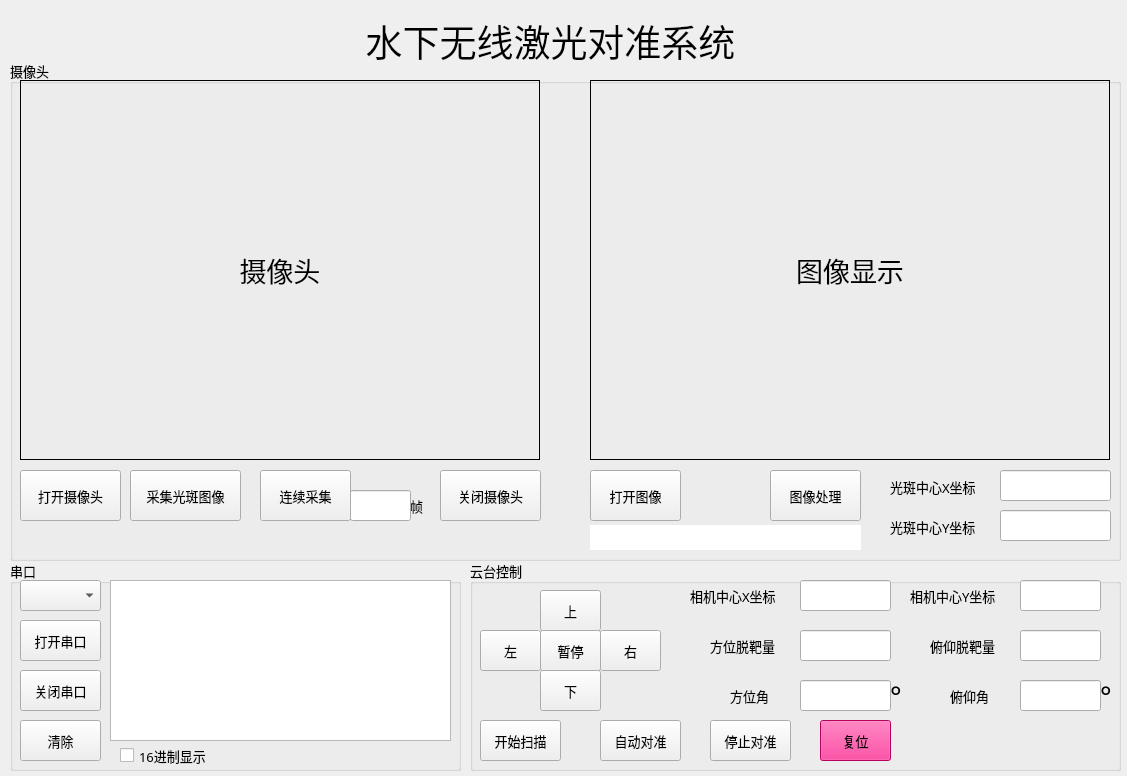
<?xml version="1.0" encoding="UTF-8"?>
<ui version="4.0">
 <class>MainWindow</class>
 <widget class="QMainWindow" name="MainWindow">
  <property name="geometry">
   <rect>
    <x>0</x>
    <y>0</y>
    <width>1127</width>
    <height>776</height>
   </rect>
  </property>
  <property name="windowTitle">
   <string>MainWindow</string>
  </property>
  <widget class="QWidget" name="centralwidget">
   <widget class="QLabel" name="title_label">
    <property name="geometry">
     <rect>
      <x>300</x>
      <y>-10</y>
      <width>501</width>
      <height>101</height>
     </rect>
    </property>
    <property name="font">
     <font>
      <family>黑体</family>
      <pointsize>28</pointsize>
     </font>
    </property>
    <property name="frameShape">
     <enum>QFrame::NoFrame</enum>
    </property>
    <property name="text">
     <string>水下无线激光对准系统</string>
    </property>
    <property name="alignment">
     <set>Qt::AlignCenter</set>
    </property>
   </widget>
   <widget class="QGroupBox" name="groupBox_2">
    <property name="geometry">
     <rect>
      <x>10</x>
      <y>60</y>
      <width>1111</width>
      <height>501</height>
     </rect>
    </property>
    <property name="font">
     <font>
      <family>黑体</family>
      <pointsize>10</pointsize>
     </font>
    </property>
    <property name="title">
     <string>摄像头</string>
    </property>
    <widget class="QLabel" name="camer_show">
     <property name="geometry">
      <rect>
       <x>10</x>
       <y>20</y>
       <width>520</width>
       <height>380</height>
      </rect>
     </property>
     <property name="font">
      <font>
       <family>黑体</family>
       <pointsize>20</pointsize>
      </font>
     </property>
     <property name="frameShape">
      <enum>QFrame::Box</enum>
     </property>
     <property name="text">
      <string>摄像头</string>
     </property>
     <property name="alignment">
      <set>Qt::AlignCenter</set>
     </property>
    </widget>
    <widget class="QLabel" name="camer_show_2">
     <property name="geometry">
      <rect>
       <x>580</x>
       <y>20</y>
       <width>520</width>
       <height>380</height>
      </rect>
     </property>
     <property name="font">
      <font>
       <family>黑体</family>
       <pointsize>20</pointsize>
      </font>
     </property>
     <property name="frameShape">
      <enum>QFrame::Box</enum>
     </property>
     <property name="text">
      <string>图像显示</string>
     </property>
     <property name="alignment">
      <set>Qt::AlignCenter</set>
     </property>
    </widget>
    <widget class="QLineEdit" name="x_coordinate">
     <property name="enabled">
      <bool>true</bool>
     </property>
     <property name="geometry">
      <rect>
       <x>990</x>
       <y>410</y>
       <width>111</width>
       <height>31</height>
      </rect>
     </property>
     <property name="font">
      <font>
       <family>黑体</family>
       <pointsize>10</pointsize>
      </font>
     </property>
     <property name="text">
      <string/>
     </property>
     <property name="echoMode">
      <enum>QLineEdit::Normal</enum>
     </property>
     <property name="alignment">
      <set>Qt::AlignCenter</set>
     </property>
     <property name="readOnly">
      <bool>true</bool>
     </property>
    </widget>
    <widget class="QPushButton" name="open_image_button">
     <property name="geometry">
      <rect>
       <x>580</x>
       <y>410</y>
       <width>91</width>
       <height>51</height>
      </rect>
     </property>
     <property name="font">
      <font>
       <family>黑体</family>
       <pointsize>10</pointsize>
      </font>
     </property>
     <property name="text">
      <string>打开图像</string>
     </property>
    </widget>
    <widget class="QPushButton" name="collect_photo_button">
     <property name="geometry">
      <rect>
       <x>120</x>
       <y>410</y>
       <width>111</width>
       <height>51</height>
      </rect>
     </property>
     <property name="font">
      <font>
       <family>黑体</family>
       <pointsize>10</pointsize>
      </font>
     </property>
     <property name="text">
      <string>采集光斑图像</string>
     </property>
    </widget>
    <widget class="QLabel" name="label_11">
     <property name="geometry">
      <rect>
       <x>880</x>
       <y>406</y>
       <width>141</width>
       <height>41</height>
      </rect>
     </property>
     <property name="font">
      <font>
       <family>黑体</family>
       <pointsize>10</pointsize>
      </font>
     </property>
     <property name="text">
      <string>光斑中心X坐标</string>
     </property>
    </widget>
    <widget class="QPushButton" name="image_process_button">
     <property name="geometry">
      <rect>
       <x>760</x>
       <y>410</y>
       <width>91</width>
       <height>51</height>
      </rect>
     </property>
     <property name="font">
      <font>
       <family>黑体</family>
       <pointsize>10</pointsize>
      </font>
     </property>
     <property name="text">
      <string>图像处理</string>
     </property>
    </widget>
    <widget class="QPushButton" name="close_camer_button">
     <property name="geometry">
      <rect>
       <x>430</x>
       <y>410</y>
       <width>101</width>
       <height>51</height>
      </rect>
     </property>
     <property name="font">
      <font>
       <family>黑体</family>
       <pointsize>10</pointsize>
      </font>
     </property>
     <property name="text">
      <string>关闭摄像头</string>
     </property>
    </widget>
    <widget class="QPushButton" name="continuous_collect_button">
     <property name="geometry">
      <rect>
       <x>250</x>
       <y>410</y>
       <width>91</width>
       <height>51</height>
      </rect>
     </property>
     <property name="font">
      <font>
       <family>黑体</family>
       <pointsize>10</pointsize>
      </font>
     </property>
     <property name="text">
      <string>连续采集</string>
     </property>
    </widget>
    <widget class="QLabel" name="label">
     <property name="geometry">
      <rect>
       <x>400</x>
       <y>430</y>
       <width>30</width>
       <height>31</height>
      </rect>
     </property>
     <property name="font">
      <font>
       <family>黑体</family>
       <pointsize>10</pointsize>
      </font>
     </property>
     <property name="text">
      <string>帧</string>
     </property>
    </widget>
    <widget class="QLabel" name="label_12">
     <property name="geometry">
      <rect>
       <x>880</x>
       <y>446</y>
       <width>151</width>
       <height>41</height>
      </rect>
     </property>
     <property name="font">
      <font>
       <family>黑体</family>
       <pointsize>10</pointsize>
      </font>
     </property>
     <property name="text">
      <string>光斑中心Y坐标</string>
     </property>
    </widget>
    <widget class="QLineEdit" name="y_coordinate">
     <property name="enabled">
      <bool>true</bool>
     </property>
     <property name="geometry">
      <rect>
       <x>990</x>
       <y>450</y>
       <width>111</width>
       <height>31</height>
      </rect>
     </property>
     <property name="font">
      <font>
       <family>黑体</family>
       <pointsize>10</pointsize>
      </font>
     </property>
     <property name="alignment">
      <set>Qt::AlignCenter</set>
     </property>
     <property name="readOnly">
      <bool>true</bool>
     </property>
    </widget>
    <widget class="QPushButton" name="open_camer_button">
     <property name="geometry">
      <rect>
       <x>10</x>
       <y>410</y>
       <width>101</width>
       <height>51</height>
      </rect>
     </property>
     <property name="font">
      <font>
       <family>黑体</family>
       <pointsize>10</pointsize>
      </font>
     </property>
     <property name="text">
      <string>打开摄像头</string>
     </property>
    </widget>
    <widget class="QLineEdit" name="frame_num">
     <property name="geometry">
      <rect>
       <x>340</x>
       <y>430</y>
       <width>61</width>
       <height>31</height>
      </rect>
     </property>
     <property name="font">
      <font>
       <family>黑体</family>
       <pointsize>10</pointsize>
      </font>
     </property>
    </widget>
    <widget class="QLineEdit" name="image_path">
     <property name="enabled">
      <bool>true</bool>
     </property>
     <property name="geometry">
      <rect>
       <x>580</x>
       <y>465</y>
       <width>271</width>
       <height>25</height>
      </rect>
     </property>
     <property name="font">
      <font>
       <family>黑体</family>
       <pointsize>10</pointsize>
      </font>
     </property>
     <property name="text">
      <string/>
     </property>
     <property name="frame">
      <bool>false</bool>
     </property>
     <property name="echoMode">
      <enum>QLineEdit::Normal</enum>
     </property>
     <property name="readOnly">
      <bool>true</bool>
     </property>
    </widget>
   </widget>
   <widget class="QGroupBox" name="groupBox_3">
    <property name="geometry">
     <rect>
      <x>470</x>
      <y>560</y>
      <width>651</width>
      <height>211</height>
     </rect>
    </property>
    <property name="font">
     <font>
      <family>黑体</family>
      <pointsize>10</pointsize>
     </font>
    </property>
    <property name="layoutDirection">
     <enum>Qt::LeftToRight</enum>
    </property>
    <property name="title">
     <string>云台控制</string>
    </property>
    <widget class="QPushButton" name="down">
     <property name="geometry">
      <rect>
       <x>70</x>
       <y>110</y>
       <width>61</width>
       <height>41</height>
      </rect>
     </property>
     <property name="font">
      <font>
       <family>黑体</family>
       <pointsize>10</pointsize>
      </font>
     </property>
     <property name="text">
      <string>下</string>
     </property>
    </widget>
    <widget class="QPushButton" name="left">
     <property name="geometry">
      <rect>
       <x>10</x>
       <y>70</y>
       <width>61</width>
       <height>41</height>
      </rect>
     </property>
     <property name="font">
      <font>
       <family>黑体</family>
       <pointsize>10</pointsize>
      </font>
     </property>
     <property name="text">
      <string>左</string>
     </property>
    </widget>
    <widget class="QPushButton" name="right">
     <property name="geometry">
      <rect>
       <x>130</x>
       <y>70</y>
       <width>61</width>
       <height>41</height>
      </rect>
     </property>
     <property name="font">
      <font>
       <family>黑体</family>
       <pointsize>10</pointsize>
      </font>
     </property>
     <property name="text">
      <string>右</string>
     </property>
    </widget>
    <widget class="QPushButton" name="up">
     <property name="geometry">
      <rect>
       <x>70</x>
       <y>30</y>
       <width>61</width>
       <height>41</height>
      </rect>
     </property>
     <property name="font">
      <font>
       <family>黑体</family>
       <pointsize>10</pointsize>
      </font>
     </property>
     <property name="text">
      <string>上</string>
     </property>
    </widget>
    <widget class="QPushButton" name="reset_button">
     <property name="geometry">
      <rect>
       <x>350</x>
       <y>160</y>
       <width>71</width>
       <height>41</height>
      </rect>
     </property>
     <property name="font">
      <font>
       <family>黑体</family>
       <pointsize>10</pointsize>
      </font>
     </property>
     <property name="styleSheet">
      <string notr="true">background-color: rgb(255, 85, 0);
background-color: rgb(255, 0, 127);</string>
     </property>
     <property name="text">
      <string>复位</string>
     </property>
    </widget>
    <widget class="QLabel" name="label_17">
     <property name="geometry">
      <rect>
       <x>220</x>
       <y>10</y>
       <width>151</width>
       <height>51</height>
      </rect>
     </property>
     <property name="font">
      <font>
       <family>黑体</family>
       <pointsize>10</pointsize>
      </font>
     </property>
     <property name="text">
      <string>相机中心X坐标</string>
     </property>
    </widget>
    <widget class="QLabel" name="label_18">
     <property name="geometry">
      <rect>
       <x>240</x>
       <y>60</y>
       <width>131</width>
       <height>51</height>
      </rect>
     </property>
     <property name="font">
      <font>
       <family>黑体</family>
       <pointsize>10</pointsize>
      </font>
     </property>
     <property name="text">
      <string>方位脱靶量</string>
     </property>
    </widget>
    <widget class="QLabel" name="label_19">
     <property name="geometry">
      <rect>
       <x>460</x>
       <y>60</y>
       <width>121</width>
       <height>51</height>
      </rect>
     </property>
     <property name="font">
      <font>
       <family>黑体</family>
       <pointsize>10</pointsize>
      </font>
     </property>
     <property name="text">
      <string>俯仰脱靶量</string>
     </property>
    </widget>
    <widget class="QLabel" name="label_20">
     <property name="geometry">
      <rect>
       <x>440</x>
       <y>10</y>
       <width>141</width>
       <height>51</height>
      </rect>
     </property>
     <property name="font">
      <font>
       <family>黑体</family>
       <pointsize>10</pointsize>
      </font>
     </property>
     <property name="text">
      <string>相机中心Y坐标</string>
     </property>
    </widget>
    <widget class="QLineEdit" name="x_error">
     <property name="enabled">
      <bool>true</bool>
     </property>
     <property name="geometry">
      <rect>
       <x>330</x>
       <y>70</y>
       <width>91</width>
       <height>31</height>
      </rect>
     </property>
     <property name="font">
      <font>
       <family>黑体</family>
       <pointsize>10</pointsize>
      </font>
     </property>
     <property name="text">
      <string/>
     </property>
     <property name="echoMode">
      <enum>QLineEdit::Normal</enum>
     </property>
     <property name="alignment">
      <set>Qt::AlignCenter</set>
     </property>
     <property name="readOnly">
      <bool>true</bool>
     </property>
    </widget>
    <widget class="QLineEdit" name="y_error">
     <property name="enabled">
      <bool>true</bool>
     </property>
     <property name="geometry">
      <rect>
       <x>550</x>
       <y>70</y>
       <width>81</width>
       <height>31</height>
      </rect>
     </property>
     <property name="font">
      <font>
       <family>黑体</family>
       <pointsize>10</pointsize>
      </font>
     </property>
     <property name="text">
      <string/>
     </property>
     <property name="echoMode">
      <enum>QLineEdit::Normal</enum>
     </property>
     <property name="alignment">
      <set>Qt::AlignCenter</set>
     </property>
     <property name="readOnly">
      <bool>true</bool>
     </property>
    </widget>
    <widget class="QLineEdit" name="image_x_center">
     <property name="enabled">
      <bool>true</bool>
     </property>
     <property name="geometry">
      <rect>
       <x>330</x>
       <y>20</y>
       <width>91</width>
       <height>31</height>
      </rect>
     </property>
     <property name="font">
      <font>
       <family>黑体</family>
       <pointsize>10</pointsize>
      </font>
     </property>
     <property name="text">
      <string/>
     </property>
     <property name="echoMode">
      <enum>QLineEdit::Normal</enum>
     </property>
     <property name="alignment">
      <set>Qt::AlignCenter</set>
     </property>
     <property name="readOnly">
      <bool>true</bool>
     </property>
    </widget>
    <widget class="QLineEdit" name="image_y_center">
     <property name="enabled">
      <bool>true</bool>
     </property>
     <property name="geometry">
      <rect>
       <x>550</x>
       <y>20</y>
       <width>81</width>
       <height>31</height>
      </rect>
     </property>
     <property name="font">
      <font>
       <family>黑体</family>
       <pointsize>10</pointsize>
      </font>
     </property>
     <property name="text">
      <string/>
     </property>
     <property name="echoMode">
      <enum>QLineEdit::Normal</enum>
     </property>
     <property name="alignment">
      <set>Qt::AlignCenter</set>
     </property>
     <property name="readOnly">
      <bool>true</bool>
     </property>
    </widget>
    <widget class="QPushButton" name="location_button">
     <property name="geometry">
      <rect>
       <x>130</x>
       <y>160</y>
       <width>81</width>
       <height>41</height>
      </rect>
     </property>
     <property name="font">
      <font>
       <family>黑体</family>
       <pointsize>10</pointsize>
      </font>
     </property>
     <property name="text">
      <string>自动对准</string>
     </property>
    </widget>
    <widget class="QPushButton" name="pause">
     <property name="geometry">
      <rect>
       <x>70</x>
       <y>70</y>
       <width>61</width>
       <height>41</height>
      </rect>
     </property>
     <property name="font">
      <font>
       <family>黑体</family>
       <pointsize>10</pointsize>
      </font>
     </property>
     <property name="text">
      <string>暂停</string>
     </property>
    </widget>
    <widget class="QPushButton" name="stop_location_button">
     <property name="geometry">
      <rect>
       <x>240</x>
       <y>160</y>
       <width>81</width>
       <height>41</height>
      </rect>
     </property>
     <property name="font">
      <font>
       <family>黑体</family>
       <pointsize>10</pointsize>
      </font>
     </property>
     <property name="text">
      <string>停止对准</string>
     </property>
    </widget>
    <widget class="QLabel" name="label_21">
     <property name="geometry">
      <rect>
       <x>480</x>
       <y>110</y>
       <width>51</width>
       <height>51</height>
      </rect>
     </property>
     <property name="font">
      <font>
       <family>黑体</family>
       <pointsize>10</pointsize>
      </font>
     </property>
     <property name="text">
      <string>俯仰角</string>
     </property>
    </widget>
    <widget class="QLineEdit" name="y_angle">
     <property name="enabled">
      <bool>true</bool>
     </property>
     <property name="geometry">
      <rect>
       <x>550</x>
       <y>120</y>
       <width>81</width>
       <height>31</height>
      </rect>
     </property>
     <property name="font">
      <font>
       <family>黑体</family>
       <pointsize>10</pointsize>
      </font>
     </property>
     <property name="text">
      <string/>
     </property>
     <property name="echoMode">
      <enum>QLineEdit::Normal</enum>
     </property>
     <property name="alignment">
      <set>Qt::AlignCenter</set>
     </property>
     <property name="readOnly">
      <bool>true</bool>
     </property>
    </widget>
    <widget class="QLineEdit" name="x_angle">
     <property name="enabled">
      <bool>true</bool>
     </property>
     <property name="geometry">
      <rect>
       <x>330</x>
       <y>120</y>
       <width>91</width>
       <height>31</height>
      </rect>
     </property>
     <property name="font">
      <font>
       <family>黑体</family>
       <pointsize>10</pointsize>
      </font>
     </property>
     <property name="text">
      <string/>
     </property>
     <property name="echoMode">
      <enum>QLineEdit::Normal</enum>
     </property>
     <property name="alignment">
      <set>Qt::AlignCenter</set>
     </property>
     <property name="readOnly">
      <bool>true</bool>
     </property>
    </widget>
    <widget class="QLabel" name="label_22">
     <property name="geometry">
      <rect>
       <x>260</x>
       <y>110</y>
       <width>50</width>
       <height>51</height>
      </rect>
     </property>
     <property name="font">
      <font>
       <family>黑体</family>
       <pointsize>10</pointsize>
      </font>
     </property>
     <property name="text">
      <string>方位角</string>
     </property>
    </widget>
    <widget class="QLabel" name="label_23">
     <property name="geometry">
      <rect>
       <x>630</x>
       <y>110</y>
       <width>41</width>
       <height>51</height>
      </rect>
     </property>
     <property name="font">
      <font>
       <family>黑体</family>
       <pointsize>20</pointsize>
      </font>
     </property>
     <property name="text">
      <string>°</string>
     </property>
    </widget>
    <widget class="QLabel" name="label_24">
     <property name="geometry">
      <rect>
       <x>420</x>
       <y>110</y>
       <width>41</width>
       <height>51</height>
      </rect>
     </property>
     <property name="font">
      <font>
       <family>黑体</family>
       <pointsize>20</pointsize>
      </font>
     </property>
     <property name="text">
      <string>°</string>
     </property>
    </widget>
    <widget class="QPushButton" name="scan_button">
     <property name="geometry">
      <rect>
       <x>10</x>
       <y>160</y>
       <width>81</width>
       <height>41</height>
      </rect>
     </property>
     <property name="font">
      <font>
       <family>黑体</family>
       <pointsize>10</pointsize>
      </font>
     </property>
     <property name="text">
      <string>开始扫描</string>
     </property>
    </widget>
   </widget>
   <widget class="QGroupBox" name="groupBox">
    <property name="geometry">
     <rect>
      <x>10</x>
      <y>560</y>
      <width>451</width>
      <height>211</height>
     </rect>
    </property>
    <property name="font">
     <font>
      <family>黑体</family>
      <pointsize>10</pointsize>
     </font>
    </property>
    <property name="title">
     <string>串口</string>
    </property>
    <widget class="QPushButton" name="close_serial_button">
     <property name="geometry">
      <rect>
       <x>10</x>
       <y>110</y>
       <width>81</width>
       <height>41</height>
      </rect>
     </property>
     <property name="font">
      <font>
       <family>黑体</family>
       <pointsize>10</pointsize>
      </font>
     </property>
     <property name="text">
      <string>关闭串口</string>
     </property>
    </widget>
    <widget class="QComboBox" name="serial_box">
     <property name="geometry">
      <rect>
       <x>10</x>
       <y>20</y>
       <width>81</width>
       <height>31</height>
      </rect>
     </property>
     <property name="font">
      <font>
       <family>黑体</family>
       <pointsize>10</pointsize>
      </font>
     </property>
    </widget>
    <widget class="QPushButton" name="open_serial_button">
     <property name="geometry">
      <rect>
       <x>10</x>
       <y>60</y>
       <width>81</width>
       <height>41</height>
      </rect>
     </property>
     <property name="font">
      <font>
       <family>黑体</family>
       <pointsize>10</pointsize>
      </font>
     </property>
     <property name="text">
      <string>打开串口</string>
     </property>
    </widget>
    <widget class="QTextEdit" name="serial_recieve">
     <property name="geometry">
      <rect>
       <x>100</x>
       <y>20</y>
       <width>341</width>
       <height>161</height>
      </rect>
     </property>
     <property name="font">
      <font>
       <family>黑体</family>
       <pointsize>10</pointsize>
      </font>
     </property>
     <property name="lineWrapMode">
      <enum>QTextEdit::WidgetWidth</enum>
     </property>
     <property name="readOnly">
      <bool>true</bool>
     </property>
    </widget>
    <widget class="QPushButton" name="clear_button">
     <property name="geometry">
      <rect>
       <x>10</x>
       <y>160</y>
       <width>81</width>
       <height>41</height>
      </rect>
     </property>
     <property name="font">
      <font>
       <family>黑体</family>
       <pointsize>10</pointsize>
      </font>
     </property>
     <property name="text">
      <string>清除</string>
     </property>
    </widget>
    <widget class="QCheckBox" name="hex_box">
     <property name="geometry">
      <rect>
       <x>110</x>
       <y>180</y>
       <width>131</width>
       <height>31</height>
      </rect>
     </property>
     <property name="text">
      <string>16进制显示</string>
     </property>
    </widget>
   </widget>
  </widget>
  <action name="open_image">
   <property name="text">
    <string>打开图像</string>
   </property>
   <property name="font">
    <font>
     <family>黑体</family>
     <pointsize>10</pointsize>
    </font>
   </property>
  </action>
 </widget>
 <resources/>
 <connections/>
</ui>
